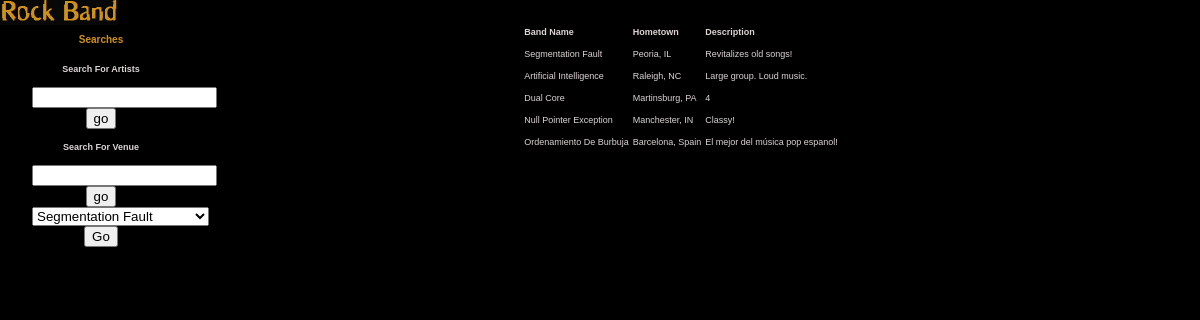
The page /searchName.php on the database as committed earlier.
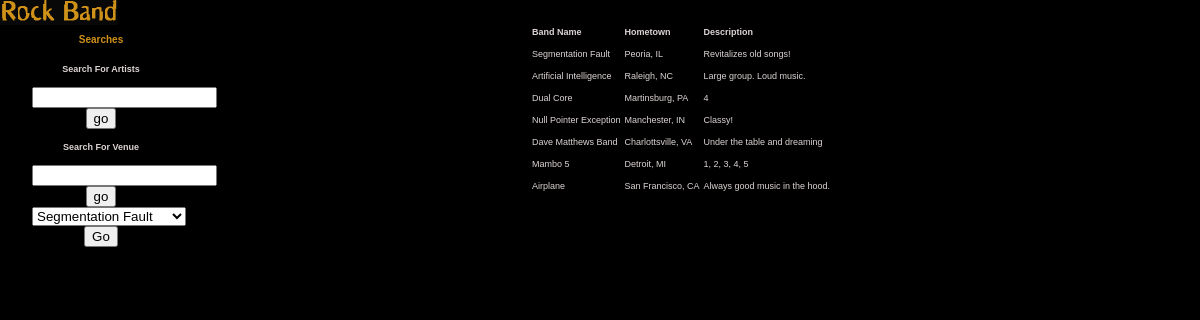
The same page on the database as committed later.
### tables this page shows
CREATE TABLE band (
	band_id INT NOT NULL AUTO_INCREMENT,
	PRIMARY KEY(band_id),
	band_name VARCHAR(25) NOT NULL,
	hometown VARCHAR(30) NOT NULL,
	genre1 INT,
	genre2 INT,
	genre3 INT,
	CONSTRAINT genre_genre1_fk
	FOREIGN KEY(genre1)
	REFERENCES genre(genre_id),
	CONSTRAINT genre_genre2_fk
	FOREIGN KEY(genre2)
	REFERENCES genre(genre_id),
	CONSTRAINT genre_genre3_fk
	FOREIGN KEY(genre3)
	REFERENCES genre(genre_id),
	description BLOB NOT NULL,
	picture_file VARCHAR(75),
	album1 VARCHAR(50),
	album2 VARCHAR(50),
	album3 VARCHAR(50),
	album4 VARCHAR(50),
	album5 VARCHAR(50)
);

### searchName.php (the view, shortened to what this page needs)
<!DOCTYPE html PUBLIC "-//W3C//DTD XHTML 1.0 Transitional//EN"
  "http://www.w3.org/TR/xhtml1/DTD/xhtml1-transitional.dtd">
<html xmlns="http://www.w3.org/1999/xhtml" xml:lang="en" lang="en">
<head>
  <link rel="stylesheet" type="text/css" href="style.css" />
</head>
<body>
<div id="wrap">
	<?php
	if(session_is_registered("username")){
	echo"<ul id=\"nav\">
		<li><a href=\"mainPage.php\">home</a></li>
		<li><a href=\"addBand.php\">add band</a></li>
		<li><a href=\"addVenue.php\">add venue</a></li>
		<li><a href=\"addEvent.php\">add event</a></li>
		<li><a href=\"logout.php\">logout</a></li>
	</ul>
	";}
	else{
	echo "
	<h1><a href=\"index.php\"><img src=\"images/logo.gif\" width=\"118\" height=\"25\" alt=\"Rock Band\" /></a></h1>";
	}
	?>
				<div id="sidebar">
				<?php
					$search = $_POST['searchbox'];
					$find = "LIKE '%$search%'";
					if($search == "")
					{
					$query = "SELECT * FROM band";
					}
					else
					{
					$query = "SELECT * FROM band WHERE band_name $find OR hometown $find OR description $find
					OR genre1 $find OR genre2 $find OR genre3 $find OR album1 $find OR album2 $find OR album3 $find
					OR album4 $find OR album5 $find;";
					}
					?>
					<div class="content">
						<h2>Searches</h2>
						<p><b>Search For Artists</b></p>
						<form method="post" action="searchName.php">
						<input type="text" id="searchbox" name="searchbox" />
						<input type="submit" value="go" name="submit" />
						</form>
						<p><b>Search For Venue</b></p>
						<form method="post" action="searchVenue.php">
						<input type="text" id="searchbox" name="searchbox" />
						<input type="submit" value="go" name="submit" />
						</form>
						<form method="post" action="viewBandPage.php">
						<select name="editBand" width="2">";
							<?php
							include "db_connect.php";
							$result = mysqli_query($db, $query);
							while($row = mysqli_fetch_array($result))
							{
							$name = $row['band_name'];
							echo "<option>$name</option>\n";
							}
							echo"
							</select>
							<input type=\"submit\" value=\"Go\" name=\"submit2\" />
							<br />
							</form>";?>
					</div>
				</div>
	<div id="main">
<?php
	$result = mysqli_query($db, $query)
	or die("Error Querying Database");
	echo "<table ALIGN='center' id=\"hor-minimalist-b\">\n<tr><th>Band Name</th><th>Hometown</th><th>Description</th></tr>\n\n";
   while($row = mysqli_fetch_array($result)) {
  	$name = $row['band_name'];
  	$hometown = $row['hometown'];
	$description = $row['description'];
  	echo "<tr><td  >$name</td><td>$hometown</td><td>$description</td></tr>\n";
	}
 echo "</table>\n";
?>
			</div>
</div>

Rows that differ between the two databases and show on the page:
removed band: band_name "Ordenamiento De Burbuja", hometown "Barcelona, Spain", description "El mejor del música pop espanol!"
added band: band_name "Dave Matthews Band", hometown "Charlottsville, VA", description "Under the table and dreaming"
added band: band_name "Mambo 5", hometown "Detroit, MI", description "1, 2, 3, 4, 5"
added band: band_name "Airplane", hometown "San Francisco, CA", description "Always good music in the hood."
